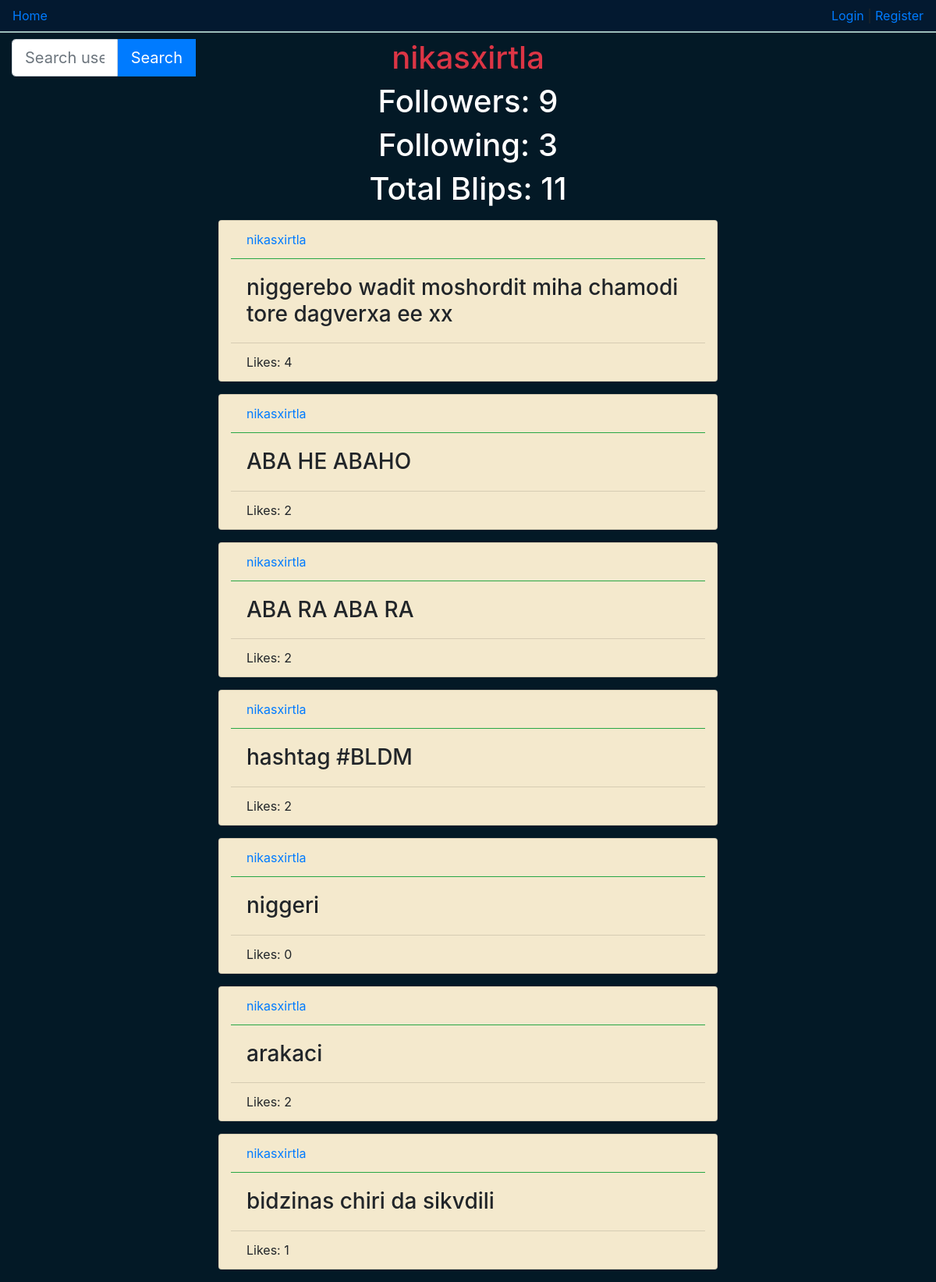
The page /profile/3 on the database its author committed.
### account/models.py (models this page shows, shortened)
class Account(AbstractBaseUser):
    email 			= models.EmailField(verbose_name="email", max_length=60, unique=True)
    username 		= models.CharField(max_length=30, unique=True)
    date_joined		= models.DateTimeField(verbose_name='date joined', auto_now_add=True)
    last_login		= models.DateTimeField(verbose_name='last login', auto_now=True)
    is_admin		= models.BooleanField(default=False)
    is_active		= models.BooleanField(default=True)
    is_staff		= models.BooleanField(default=False)
    is_superuser	= models.BooleanField(default=False)
    followers       = models.ManyToManyField('self', related_name="u_followers", symmetrical=False)
    following       = models.ManyToManyField('self', related_name="u_following", symmetrical=False)
    USERNAME_FIELD 	= 'username'
    REQUIRED_FIELDS = ['email']
    objects = MyAccountManager()
    def __str__(self):
        return self.username

### main/models.py (models this page shows, shortened)
class Post(models.Model):
    poster = models.ForeignKey(Account, on_delete=models.CASCADE)
    content = models.TextField(default='', max_length=255)
    likes = models.IntegerField(default=0)
    date_posted = models.DateTimeField(verbose_name='date posted', auto_now=True)
    likers = models.ManyToManyField(Account, related_name="likers")
    objects = models.Manager()

### main/views.py (the view)
# urls.py: path('profile/<id>', views.profile_view, name='profile'),
def profile_view(request, id):
    context={
    }
    page_num = request.GET.get('page',1)
    try:
        user = Account.objects.get(id=id)
        posts = Post.objects.filter(poster=user)
        context['user_profile'] = user
        try:
            page = Paginator(posts, posts_per_page).page(page_num)
        except EmptyPage:
            page = Paginator(posts, posts_per_page).page(1)
        context['posts'] = page
        context['posts_count'] = posts.count()
    except ObjectDoesNotExist:
        messages.warning(request, 'Account not found!')
        return redirect('/')
    return render(request, 'home.html', context)

### main/templates/home.html (shortened to what this page needs)
{% extends "index.html" %}
{% block content %}
<div>
    <div class="mb-3 postBar">
    {% if user_profile %}
        <div style="text-align: center;">
            <h1 class="text-danger">{{user_profile.username}}</h1>
            <h1 class="text-white">Followers: {{user_profile.followers.all.count}}</h1>
            <h1 class="text-white">Following: {{user_profile.following.all.count}}</h1>
            <h1 class="text-white">Total Blips: {{posts_count}}</h1>
        </div>
    {% endif %}
    </div>
    <div class="infinite-container">
        {% for post in posts %}
        <div class="card container mb-3 infinite-item" style="max-width: 40rem;">
            <div class="card-header bg-transparent border-success">
                <div class="d-flex justify-content-between">
                    <a href="/profile/{{post.poster.id}}">{{post.poster}}</a>
                </div>
            </div>
            <div class="card-body ">
                <h3 class="card-text">{{ post.content }}</h3>
            </div>
            <div class="card-footer bg-transparent border-success=">
            <div class="d-flex justify-content-between">
                <span id="{{post.id}}">Likes: {{ post.likes }}</span>
            </div>
            </div>
        </div>
        {% endfor %}
    </div>
</div>
{% endblock content %}

### main/templates/home.html (style rules this page uses)
.postBar { text-align: center; min-width: 40rem; }
.infinite-item { background-color: #F4E9CD; }

### templates/index.html (style rules this page uses)
body { background-color: #031926; }

### rows shown on the page
Account: username "nikasxirtla", followers.all.count "9", following.all.count "3"
Post: poster "nikasxirtla", content "niggerebo wadit moshordit miha chamodi tore dagverxa ee xx", likes "4"
Post: poster "nikasxirtla", content "ABA HE ABAHO", likes "2"
Post: poster "nikasxirtla", content "ABA RA ABA RA", likes "2"
Post: poster "nikasxirtla", content "hashtag #BLDM", likes "2"
Post: poster "nikasxirtla", content "niggeri", likes "0"
Post: poster "nikasxirtla", content "arakaci", likes "2"
Post: poster "nikasxirtla", content "bidzinas chiri da sikvdili", likes "1"

### other values the page prints
{{ posts_count }} "11"
